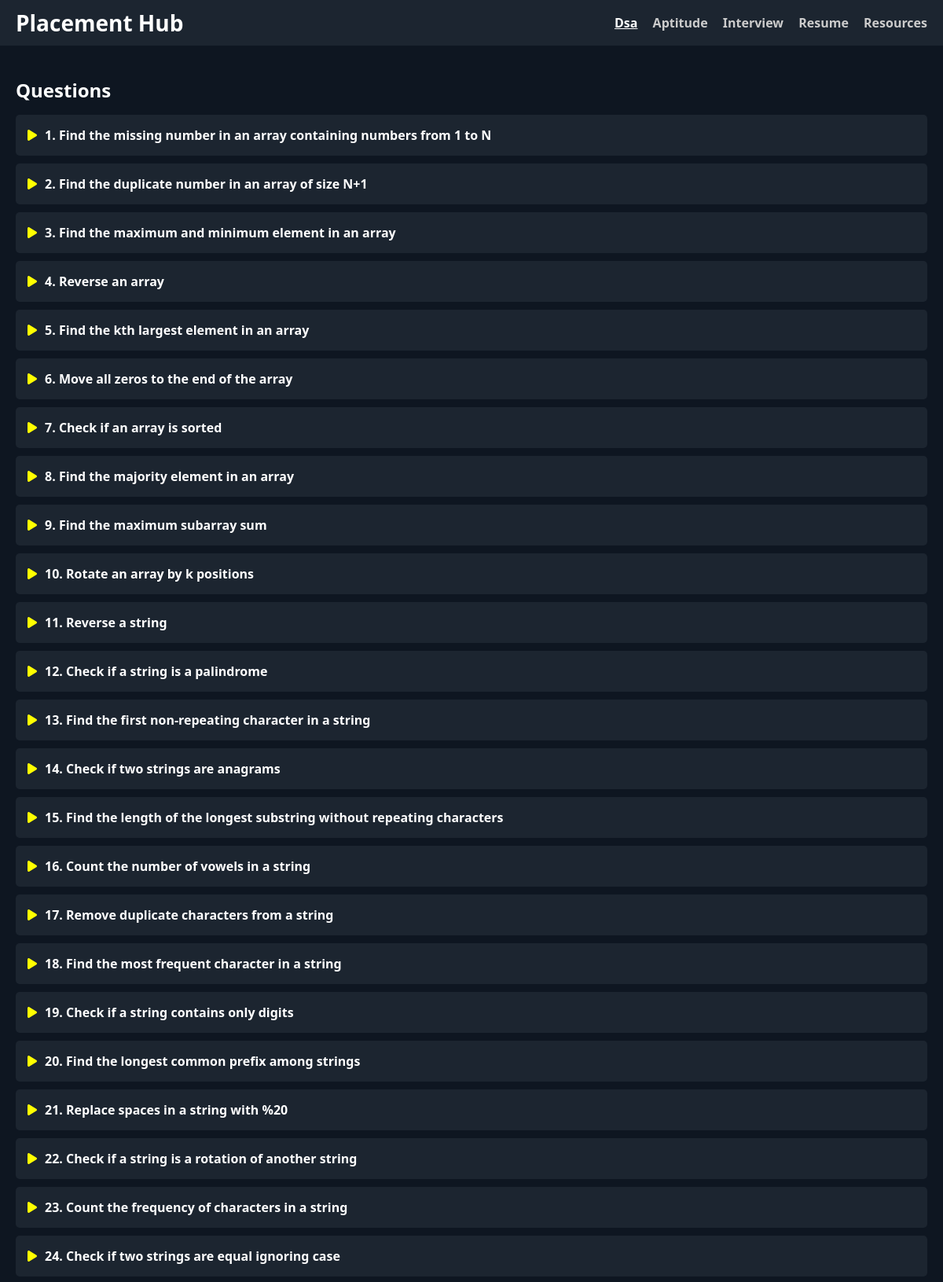
The page /category/dsa (upper part) on the database its author committed.
### tables this page shows
CREATE TABLE questions (
    id INTEGER PRIMARY KEY AUTOINCREMENT,
    question TEXT NOT NULL,
    solution TEXT,
    solution_py TEXT,
    solution_java TEXT,
    category TEXT NOT NULL
);

### app.py (the view)
@app.route("/category/<category>")
def category_page(category):
    conn = sqlite3.connect("placementhub.db")
    cursor = conn.cursor()
    cursor.execute("""
        SELECT
            id,
            question,
            solution,
            solution_py,
            solution_java
        FROM questions
        WHERE category = ?
    """, (category,))
    questions = cursor.fetchall()
    conn.close()
    return render_template(
        "index.html",
        questions=questions,
        category=category
    )

### templates/index.html (shortened to what this page needs)
<!DOCTYPE html>
<html lang="en">
<head>
  <link href="{{ url_for('static', filename='style.css') }}" rel="stylesheet">
</head>
<body>
<header>
  <h1>Placement Hub</h1>
  <nav>
    <a href="/category/dsa" {% if category == 'dsa' %}class="active"{% endif %}>Dsa</a>
    <a href="/category/aptitude" {% if category == 'aptitude' %}class="active"{% endif %}>Aptitude</a>
    <a href="/category/interview" {% if category == 'interview' %}class="active"{% endif %}>Interview</a>
    <a href="/category/resume" {% if category == 'resume' %}class="active"{% endif %}>Resume</a>
    <a href="/category/resources" {% if category == 'resources' %}class="active"{% endif %}>Resources</a>
  </nav>
</header>
<main>
  <h2>Questions</h2>
  {% for id, question, solution, sol_py, sol_java in questions %}
  <div class="accordion">
    <div class="accordion-item">
      <div class="accordion-header" onclick="toggleAccordion(this)">
        <span class="accordion-icon"><i class="fa fa-play"></i></span>
        <span class="accordion-title">{{ loop.index }}. {{ question }}</span>
      </div>
    </div>
  </div>
  {% endfor %}
</main>
</body>
</html>

### static/style.css (style rules this page uses)
body { margin: 0; font-family: 'Segoe UI', sans-serif; background-color: #0e1621; color: #ffffff; }
header { background-color: #1c2530; padding: 10px 20px; display: flex; justify-content: space-between; align-items: center; }
header h1 { margin: 0; font-size: 28px; color: #fff; }
nav a { color: #ccc; margin-left: 15px; text-decoration: none; font-weight: bold; }
nav a.active, nav a:hover { color: #fff; text-decoration: underline; }
main { padding: 20px; }
h2 { margin-bottom: 15px; font-size: 24px; }
.accordion { background-color: #1c2530; margin-bottom: 10px; border-radius: 5px; }
.accordion-header { padding: 15px; cursor: pointer; display: flex; align-items: center; color: #fff; }
.accordion-icon { margin-right: 10px; color: yellow; }
.accordion-title { font-size: 16px; font-weight: bold; }

### rows shown on the page
questions: question "Find the missing number in an array containing numbers from 1 to N"
questions: question "Find the duplicate number in an array of size N+1"
questions: question "Find the maximum and minimum element in an array"
questions: question "Reverse an array"
questions: question "Find the kth largest element in an array"
questions: question "Move all zeros to the end of the array"
questions: question "Check if an array is sorted"
questions: question "Find the majority element in an array"
questions: question "Find the maximum subarray sum"
questions: question "Rotate an array by k positions"
questions: question "Reverse a string"
questions: question "Check if a string is a palindrome"
questions: question "Find the first non-repeating character in a string"
questions: question "Check if two strings are anagrams"
questions: question "Find the length of the longest substring without repeating characters"
questions: question "Count the number of vowels in a string"
questions: question "Remove duplicate characters from a string"
questions: question "Find the most frequent character in a string"
questions: question "Check if a string contains only digits"
questions: question "Find the longest common prefix among strings"
questions: question "Replace spaces in a string with %20"
questions: question "Check if a string is a rotation of another string"
questions: question "Count the frequency of characters in a string"
questions: question "Check if two strings are equal ignoring case"
